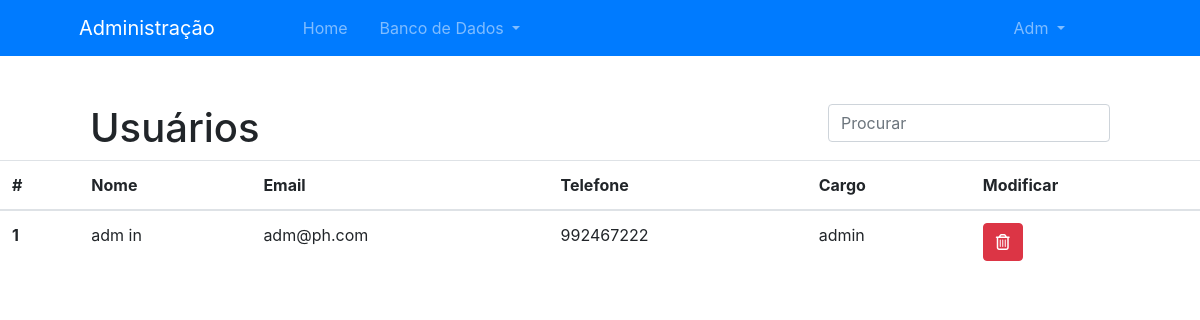
Before: /admin/usuarios (signed in) with the older database file.
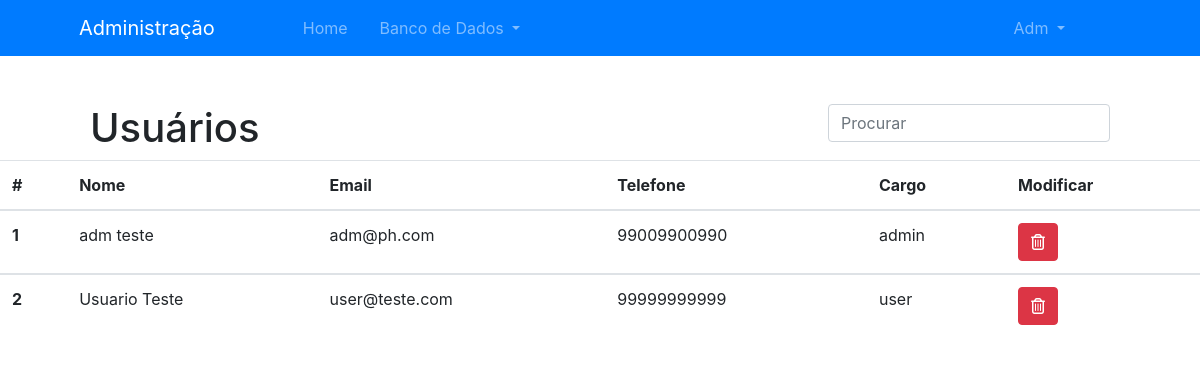
After: the same page with the newer database file.
### models.py (models this page shows, shortened)
class User(UserMixin, db.Model):
    id = db.Column(db.Integer, primary_key=True)
    role = db.Column(db.Enum("user", "admin"), nullable=False, default='user')  # Role of the user, limits the access to certain pages
    name = db.Column(db.String(100), nullable=False)
    surname = db.Column(db.String(100), nullable=False)
    email = db.Column(db.String(100), unique=True, nullable=False)
    phone = db.Column(db.String(15), unique=True, nullable=False)
    password = db.Column(db.String(100), nullable=False)
    orders = db.relationship('Order', backref='order')

### views.py (the view)
@views.route('/admin/usuarios')
@login_required
def admin_users():
    if current_user.role == 'admin':
        users = User.query.all()
        return render_template('admin/users.html', users=users)
    else:
        return redirect(url_for('views.homepage'))

### __init__.py (called while the page is built)
def create_app(config_file='config.py'):
    app = Flask(__name__)
    app.config.from_pyfile(config_file)
    db.init_app(app)
    login_manager.login_view = 'auth.login'
    login_manager.init_app(app)
    from .models import User
    @login_manager.user_loader
    def load_user(user_id):
        return User.query.get(int(user_id))
    from .models import models
    app.register_blueprint(models)
    from .views import views
    app.register_blueprint(views)
    from .auth import auth
    app.register_blueprint(auth)
    return app

### templates/admin/users.html (shortened to what this page needs)
{% extends 'admin/base.html' %}
{% block page %}
    <div class="box mx-auto mt-5 mb-2 d-none d-sm-block">
        <h1 class="d-inline">Usuários</h1>
        <div class="float-right">
            <input class="form-control mr-sm-2" type="search" id="tableSearch" onkeyup="searchInTable()" placeholder="Procurar" aria-label="Search">
        </div>
    </div>
    <div class="table-responsive box mx-auto">
        <table class="table table-hover">
            <thead>
                <tr>
                    <th scope="col">#</th>
                    <th scope="col">Nome</th>
                    <th scope="col">Email</th>
                    <th scope="col">Telefone</th>
                    <th scope="col">Cargo</th>
                    <th scope="col">Modificar</th>
                </tr>
            </thead>
            {% for user in users %}
            <tbody class="searchable">
                <tr style="cursor: pointer;">
                    <th scope="row">{{ user.id }}</th>
                    <td data-href="{{ url_for('views.admin_user_detail', id=user.id) }}">{{ user.name }} {{ user.surname }}</td>
                    <td data-href="{{ url_for('views.admin_user_detail', id=user.id) }}">{{ user.email }}</td>
                    <td data-href="{{ url_for('views.admin_user_detail', id=user.id) }}">{{ user.phone }}</td>
                    <td data-href="{{ url_for('views.admin_user_detail', id=user.id) }}">{{ user.role }}</td>
                    <td>
                        <button type="button" class="btn btn-danger" data-toggle="modal" data-target="#modalDelete{{ user.id }}">
                            <i class="far fa-trash-alt"></i>
                        </button>
                    </td>
                </tr>
            </tbody>
            {% endfor %}
        </table>
    </div>
{% endblock %}

### templates/admin/base.html (shortened to what this page needs)
<!DOCTYPE html>
<html lang="pt-br">
<head>
    <link rel="stylesheet" type="text/css" href="{{ url_for('static', filename='css/admin.css') }}">
    <link rel="stylesheet" href="https://maxcdn.bootstrapcdn.com/bootstrap/4.0.0/css/bootstrap.min.css"
>
</head>
<body>
    <nav class="navbar sticky-top navbar-expand-lg bg-primary navbar-dark d-none d-sm-block">
        <div class="collapse navbar-collapse container-fluid" id="navbarNav">
            <ul class="navbar-nav">
                <a class="navbar-brand ml-5" href="{{ url_for('views.admin') }}">
                    <span>Administração</span>
                </a>
                <li class="nav-item px-3 ml-5 my-auto">
                    <a class="nav-link nav-text" href="{{ url_for('views.admin') }}">Home</a>
                </li>
                <li class="nav-item dropdown mr-5">
                    <a class="nav-link dropdown-toggle" href="#" id="navbarDropdownMenuLink" role="button" data-toggle="dropdown" aria-haspopup="true" aria-expanded="false">
                      Banco de Dados
                    </a>
                </li>
            </ul>
            <ul class="navbar-nav mr-5">
                <li class="nav-item dropdown mr-5">
                    <a class="nav-link dropdown-toggle" href="#" id="navbarDropdownMenuLink" role="button" data-toggle="dropdown" aria-haspopup="true" aria-expanded="false">
                      {{ current_user.name|capitalize }}
                    </a>
                </li>
            </ul>
        </div>
    </nav>
    {% block page %}
    {% endblock %}
</body>
</html>

### static/css/admin.css (style rules this page uses)
.box { width: 85%; }

Changed rows visible on the page:
changed User "adm": surname "in" → "teste"; phone "992467222" → "99009900990"
added User: id "2", name "Usuario", surname "Teste", email "user@teste.com", phone "99999999999", role "user"
